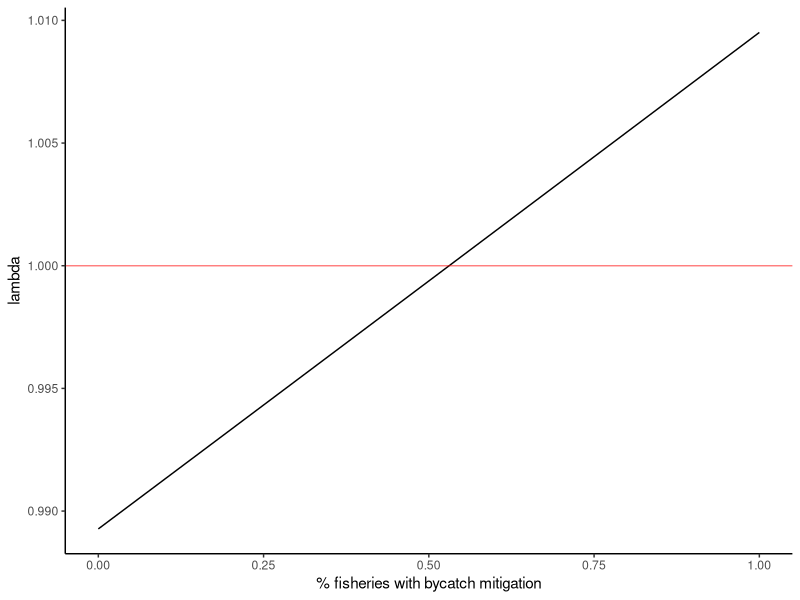
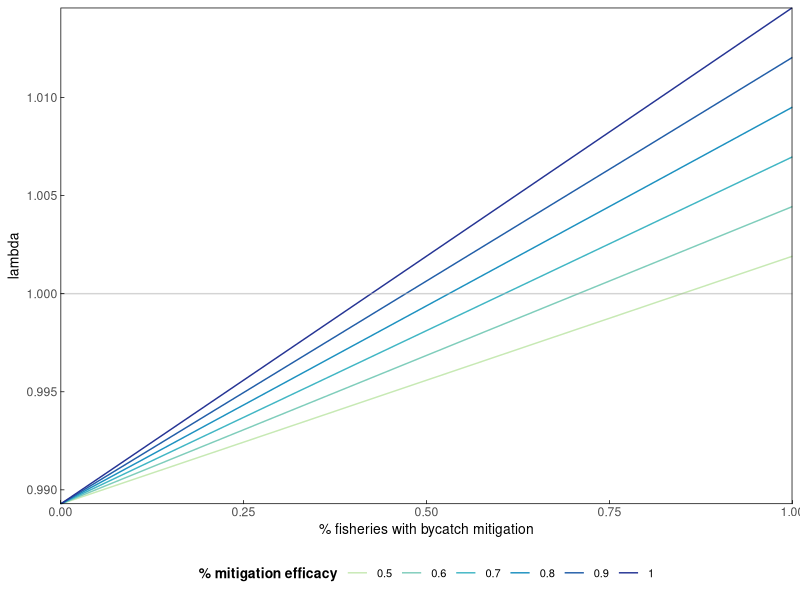
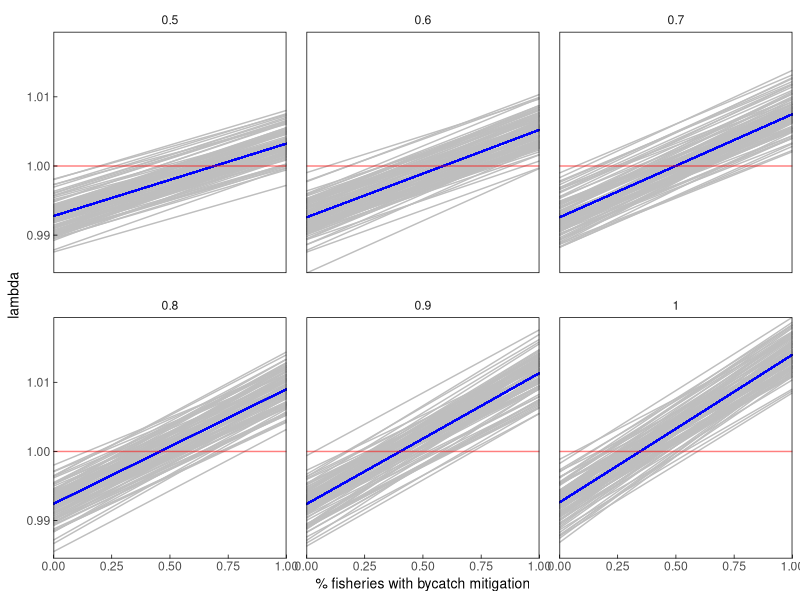

Here is the R script that generated these plots, in order:
## ---- chunk 1
library(here)
library(tidyverse)
library(RColorBrewer)

#set up various plotting themes
themeo <-theme_classic()+
  theme(strip.background = element_blank(),
        panel.grid.major = element_line(colour = "transparent"), 
        panel.grid.minor = element_line(colour = "transparent"),
        axis.line = element_blank(),
        axis.title = element_text(color = "black", size = 10),
          axis.ticks.length=unit(-0.1, "cm"),
        axis.ticks = element_line(color = "black", size = .25),
        axis.ticks.x = element_line(color = "black"),
        axis.ticks.y = element_line(color = "black"),
        panel.border = element_rect(colour = "black", fill=NA, size=.5),
        panel.spacing = unit(1, "lines"),
        legend.position = "bottom",
        legend.title = element_text(colour = "black", size = 10, face = "bold"),
        legend.text = element_text(color = "black", size =8)) #default legend position
## ---- chunk 2
#survival rates - drawn from Weimerskirch 1998
s_c <- 0.64 #chick+ fledgling survival year 0-1
s_cc <- 0.7244736 #conditional chick survival (disregarding parental survival)
s_j <- 0.85 #juvenile survival year 1-3
s_i <- 0.92 #immature survival year 3-7
s_s <- 0.94 #subadult survival year 7-10
s_a <- 0.94 #adult survival year 10+
#males show senescence but femailes don't, so not including it here, though perhaps I should since it impacts breeding success?

#fecundity building blocks
#breeding success - drawn from Weimerskirch 1998 &Rackete 2021
bs_a <- 0.76 #adult breeding success

#breeding probability (biennial breeders) - adult rate drawn from Rackete 2021, subadult downscaled slightly from that
bp_a <- 0.45 #adult breeding probablity (biennial breeding, most breeding by age 10)

c <- 0.5# # of female chicks per year

#fecundity 
f_a <- bs_a*bp_a*c
## ---- chunk 3
#set up age-based matrix based on vital rates
#Age classes (years)  0-1            1-2    2-3    3-4    4-5    5-6    6-7    7-8        8-9        9-10       10+        
m <- matrix(data = c( 0,             0,    0,      0,     0,     0,     0,     0,         0,         0,        s_a*f_a, #0-1
                      s_cc*(s_a^2),  0,    0,      0,     0,     0,     0,     0,         0,         0,         0,       #1-2
                      0,             s_j,  0,      0,     0,     0,     0,     0,         0,         0,         0,       #2-3
                      0,             0,    s_j,    0,     0,     0,     0,     0,         0,         0,         0,       #3-4
                      0,             0,    0,      s_i,   0,     0,     0,     0,         0,         0,         0,       #4-5
                      0,             0,    0,      0,     s_i,   0,     0,     0,         0,         0,         0,       #5-6
                      0,             0,    0,      0,     0,     s_i,   0,     0,         0,         0,         0,       #6-7
                      0,             0,    0,      0,     0,     0,     s_i,   0,         0,         0,         0,       #7-8
                      0,             0,    0,      0,     0,     0,     0,     s_s,       0,         0,         0,       #8-9
                      0,             0,    0,      0,     0,     0,     0,     0,         s_s,       0,         0,       #9-10
                      0,             0,    0,      0,     0,     0,     0,     0,         0,         s_s,       s_a),    #10+
                   nrow = 11, byrow = TRUE) 
m
## ---- chunk 4
#deterministic growth rate (lambda)
#extract eigenvalues and lambda from the matrix 
m_eig <- eigen(m)
lambda <- as.numeric(m_eig$values[1])
lambda # this matches the ideal population growth rate in the table

#Stable state distribution
#extract and scale the right eigenvector 
SSD <- round(as.numeric(m_eig$vectors[,1]/sum(m_eig$vectors[,1])),3)
SSD

#extract reproductive values
RV <- as.numeric(eigen(t(m))$vectors[,1]/eigen(t(m))$vectors[1,1])
RV
## ---- chunk 5
#bycatch mortality rates
# ~25 - 35% of mortality has been attributed to bycatch (Cleeland et al 2021), 
# so I calculated the baseline mortality and divided by 4 (testing 33% now - /3)
m_j <- (1-s_j)/3
m_i <- (1-s_i)/3
m_s <- (1-s_s)/3
m_a <- (1-s_a)/3

mitigation_eff <- 0.8
## ---- chunk 6
bycatch_reductions <- data.frame(reduction = seq(0, 1, by =0.01),
                        lambda = NA)

for(i in 1:nrow(bycatch_reductions)){
  
  n_s_j <- 1-((m_j*(1-(mitigation_eff*bycatch_reductions$reduction[i])))+(m_j*2))
  n_s_i <- 1-((m_i*(1-(mitigation_eff*bycatch_reductions$reduction[i])))+(m_i*2))
  n_s_s <- 1-((m_s*(1-(mitigation_eff*bycatch_reductions$reduction[i])))+(m_s*2))
  n_s_a <- 1-((m_a*(1-(mitigation_eff*bycatch_reductions$reduction[i])))+(m_s*2))
  
  #Age classes (years)    0-1            1-2     2-3     3-4     4-5    5-6    6-7    7-8          8-9          9-10         10+        
  n_m <- matrix(data = c( 0,             0,      0,      0,      0,     0,     0,     0,           0,           0,           n_s_a*f_a, #0-1
                         s_cc*(n_s_a^2), 0,      0,      0,      0,     0,     0,     0,           0,           0,           0,         #1-2
                          0,             n_s_j,  0,      0,      0,     0,     0,     0,           0,           0,           0,         #2-3
                          0,             0,      n_s_j,  0,      0,     0,     0,     0,           0,           0,           0,         #3-4
                          0,             0,      0,      n_s_i,  0,     0,     0,     0,           0,           0,           0,         #4-5
                          0,             0,      0,      0,      n_s_i, 0,     0,     0,           0,           0,           0,         #5-6
                          0,             0,      0,      0,      0,     n_s_i, 0,     0,           0,           0,           0,         #6-7
                          0,             0,      0,      0,      0,     0,     n_s_i, 0,           0,           0,           0,         #7-8
                          0,             0,      0,      0,      0,     0,     0,     n_s_s,       0,           0,           0,         #8-9
                          0,             0,      0,      0,      0,     0,     0,     0,           n_s_s,       0,           0,         #9-10
                          0,             0,      0,      0,      0,     0,     0,     0,           0,           n_s_s,       n_s_a),    #10+
                   nrow = 11, byrow = TRUE) 
  
  
  #extract eigenvalues and lambda from the matrix 
  n_m_eig <- eigen(n_m)
  lambda_n <- as.numeric(n_m_eig$values[1])
  bycatch_reductions$lambda[i] <- lambda_n # this matches the ideal population growth rate in the table

}
## ---- chunk 7
ggplot(bycatch_reductions)+
  geom_line(aes(x=reduction, y=as.numeric(lambda)))+
  geom_hline(aes(yintercept = 1), color = "red", alpha =0.5)+ 
  # geom_vline(aes(xintercept = 0.66), color = "red", alpha =0.5)+
  #  geom_vline(aes(xintercept = 0.33), color = "red", alpha =0.5)+
  labs(x="% fisheries with bycatch mitigation", y="lambda")+
  theme_classic()
## ---- chunk 8
bycatch_reductions2 <- seq(0, 1, by =0.01)
# mitigation_eff_range <- seq(0.45,0.95, by  = 0.01)
mitigation_eff_range <- seq(0.5,1, by  = 0.1)
output <- matrix(nrow = length(bycatch_reductions2), ncol = length(mitigation_eff_range)) %>% as.data.frame() 

for(k in 1:length(mitigation_eff_range)){
  mit_eff <- mitigation_eff_range[k]
  
  for(i in 1:length(bycatch_reductions2)){
  
  n_s_j <- 1-((m_j*(1-(mit_eff*bycatch_reductions2[i])))+(m_j*2))
  n_s_i <- 1-((m_i*(1-(mit_eff*bycatch_reductions2[i])))+(m_i*2))
  n_s_s <- 1-((m_s*(1-(mit_eff*bycatch_reductions2[i])))+(m_s*2))
  n_s_a <- 1-((m_a*(1-(mit_eff*bycatch_reductions2[i])))+(m_s*2))
  
   #Age classes (years)   0-1            1-2     2-3     3-4     4-5    5-6    6-7    7-8          8-9          9-10         10+        
  n_m <- matrix(data = c( 0,             0,      0,      0,      0,     0,     0,     0,           0,           0,           n_s_a*f_a, #0-1
                         s_cc*(n_s_a^2), 0,      0,      0,      0,     0,     0,     0,           0,           0,           0,         #1-2
                          0,             n_s_j,  0,      0,      0,     0,     0,     0,           0,           0,           0,         #2-3
                          0,             0,      n_s_j,  0,      0,     0,     0,     0,           0,           0,           0,         #3-4
                          0,             0,      0,      n_s_i,  0,     0,     0,     0,           0,           0,           0,         #4-5
                          0,             0,      0,      0,      n_s_i, 0,     0,     0,           0,           0,           0,         #5-6
                          0,             0,      0,      0,      0,     n_s_i, 0,     0,           0,           0,           0,         #6-7
                          0,             0,      0,      0,      0,     0,     n_s_i, 0,           0,           0,           0,         #7-8
                          0,             0,      0,      0,      0,     0,     0,     n_s_s,       0,           0,           0,         #8-9
                          0,             0,      0,      0,      0,     0,     0,     0,           n_s_s,       0,           0,         #9-10
                          0,             0,      0,      0,      0,     0,     0,     0,           0,           n_s_s,       n_s_a),    #10+
                   nrow = 11, byrow = TRUE) 
  
  #extract eigenvalues and lambda from the matrix 
  n_m_eig <- eigen(n_m)
  lambda_n <- as.numeric(n_m_eig$values[1])
  output[i,k] <- lambda_n # this matches the ideal population growth rate in the table

}
}

## ---- chunk 9

# oldnames = c("V1","V2","V3","V4" ,"V5" , "V6" , "V7"  ,"V8" , "V9" , "V10", "V11" ,"V12", "V13" ,"V14" ,"V15" ,"V16" ,"V17" ,"V18" ,"V19" ,"V20" ,"V21" ,"V22" ,"V23", "V24" ,"V25", "V26" ,"V27" ,"V28" ,"V29", "V30" ,"V31" ,"V32", "V33", "V34", "V35" ,"V36", "V37", "V38", "V39" ,"V40" ,"V41" ,"V42" ,"V43", "V44" ,"V45" ,"V46" ,"V47" ,"V48", "V49", "V50" ,"V51")
# newnames = c("0.45", "0.46", "0.47", "0.48", "0.49", "0.50", "0.51" ,"0.52" ,"0.53" ,"0.54" ,"0.55", "0.56" ,"0.57" ,"0.58" ,"0.59" ,"0.60" ,"0.61", "0.62", "0.63" ,"0.64" ,"0.65" ,"0.66" ,"0.67" ,"0.68" ,"0.69" ,"0.70", "0.71" ,"0.72", "0.73", "0.74", "0.75" ,"0.76" ,"0.77" ,"0.78" ,"0.79", "0.80" ,"0.81" ,"0.82" ,"0.83" ,"0.84", "0.85", "0.86", "0.87", "0.88" ,"0.89", "0.90", "0.91" ,"0.92", "0.93", "0.94" ,"0.95")

oldnames = c("V1","V2","V3","V4" ,"V5", "V6")
newnames = c("0.5", "0.6", "0.7", "0.8", "0.9", "1")

output<- output %>% 
  rename_with(~ newnames[which(oldnames == .x)], .cols = oldnames)

output$bycatch_reductions <- bycatch_reductions2

output_l <- output %>% 
  pivot_longer(cols = !bycatch_reductions,names_to = "mit_eff", values_to = "lambda")

output_l$mit_eff <- as.numeric(output_l$mit_eff)
## ---- chunk 10
ggplot(output_l)+
  geom_line(aes(x=bycatch_reductions, y=lambda, group = factor(mit_eff), color = factor(mit_eff)))+
   geom_hline(aes(yintercept = 1), color = "darkgrey", alpha =0.5)+ 
  # geom_vline(aes(xintercept = 0.66), color = "red", alpha =0.5)+
  #  geom_vline(aes(xintercept = 0.33), color = "red", alpha =0.5)+
  labs(x="% fisheries with bycatch mitigation", y="lambda", color = "% mitigation efficacy")+
  themeo+
  guides(colour = guide_legend(nrow = 1))+
  coord_cartesian(expand=FALSE)+
  scale_color_manual(values=c("#c7e9b4", "#7fcdbb", "#41b6c4", "#1d91c0", "#225ea8", "#253494"))
## ---- chunk 11

#set mean, CI for each vital rate, use these to pull VR rates within beta distribution
#s_c2
s_c2mean <-0.64
s_c2upper_CI <- 0.65
s_c2lower_CI <- 0.63
  
s_c2SE <- (s_c2upper_CI - s_c2lower_CI) / 3.92

s_c2var <- s_c2SE^2

s_c2alpha = s_c2mean * ((1 - s_c2mean) / s_c2var - 1 / s_c2mean)
s_c2beta = (1 - s_c2mean) * ((1 -s_c2mean) /s_c2var - 1 / (1 - s_c2mean))

#s_j2
s_j2mean <-0.825
s_j2upper_CI <- 0.85
s_j2lower_CI <- 0.8
  
s_j2SE <- (s_j2upper_CI - s_j2lower_CI) / 3.92

s_j2var <- s_j2SE^2

s_j2alpha = s_j2mean * ((1 - s_j2mean) / s_j2var - 1 / s_j2mean)
s_j2beta = (1 - s_j2mean) * ((1 -s_j2mean) /s_j2var - 1 / (1 - s_j2mean))

# s_i2
 s_i2mean <-0.925
 s_i2upper_CI <- 0.94
 s_i2lower_CI <- 0.91
  
 s_i2SE <- ( s_i2upper_CI -  s_i2lower_CI) / 3.92

 s_i2var <-  s_i2SE^2

 s_i2alpha =  s_i2mean * ((1 -  s_i2mean) /  s_i2var - 1 /  s_i2mean)
 s_i2beta = (1 -  s_i2mean) * ((1 - s_i2mean) / s_i2var - 1 / (1 -  s_i2mean))
 
# s_s2
 s_s2mean <-0.944
 s_s2upper_CI <- 0.95
 s_s2lower_CI <- 0.94
  
 s_s2SE <- ( s_s2upper_CI -  s_s2lower_CI) / 3.92

 s_s2var <-  s_s2SE^2

 s_s2alpha =  s_s2mean * ((1 -  s_s2mean) /  s_s2var - 1 /  s_s2mean)
 s_s2beta = (1 -  s_s2mean) * ((1 - s_s2mean) / s_s2var - 1 / (1 -  s_s2mean))
 
 # s_a2
 s_a2mean <-0.945
 s_a2upper_CI <- 0.95
 s_a2lower_CI <- 0.94
  
 s_a2SE <- ( s_a2upper_CI -  s_a2lower_CI) / 3.92

 s_a2var <-  s_a2SE^2

 s_a2alpha =  s_a2mean * ((1 -  s_a2mean) /  s_a2var - 1 /  s_a2mean)
 s_a2beta = (1 -  s_a2mean) * ((1 - s_a2mean) / s_a2var - 1 / (1 -  s_a2mean))

 
  # bs_a2
 bs_a2mean <-0.74
 bs_a2upper_CI <- 0.8
 bs_a2lower_CI <- 0.68
  
 bs_a2SE <- ( bs_a2upper_CI -  bs_a2lower_CI) / 3.92

 bs_a2var <-  bs_a2SE^2

 bs_a2alpha =  bs_a2mean * ((1 -  bs_a2mean) /  bs_a2var - 1 /  bs_a2mean)
 bs_a2beta = (1 -  bs_a2mean) * ((1 - bs_a2mean) / bs_a2var - 1 / (1 -  bs_a2mean))
 
 
   # bp_a2
 bp_a2mean <-0.55
 bp_a2upper_CI <- 0.7
 bp_a2lower_CI <- 0.4
  
 bp_a2SE <- ( bp_a2upper_CI -  bp_a2lower_CI) / 3.92

 bp_a2var <-  bp_a2SE^2

 bp_a2alpha =  bp_a2mean * ((1 -  bp_a2mean) /  bp_a2var - 1 /  bp_a2mean)
 bp_a2beta = (1 -  bp_a2mean) * ((1 - bp_a2mean) / bp_a2var - 1 / (1 -  bp_a2mean))
## ---- chunk 12
 
 #full_output = matrix(nrow = length(bycatch_reductions2)*length(mitigation_eff_range), ncol = length(sims)) %>% as.data.frame() 
full_output <- vector("list", 6)
bycatch_reductions2 <- seq(0, 1, by =0.01)
mitigation_eff_range <- seq(0.5,1, by  = 0.1)
sims = 1:100



for(k in 1:length(mitigation_eff_range)){
  mit_eff <- mitigation_eff_range[k]
  
  output2 <- matrix(nrow = length(bycatch_reductions2), ncol = length(sims)) %>% as.data.frame() 
  
for(j in 1:length(sims)){
    
    s_c2 <- random_values <- rbeta(n = 1, shape1 = s_c2alpha, shape2 = s_c2beta) #chick+ fledgling survival year 0-1 - 0.64 
    s_j2 <- random_values <- rbeta(n = 1, shape1 = s_j2alpha, shape2 = s_j2beta)#juvenile survival year 1-3 -  0.8 
    s_i2 <- random_values <- rbeta(n = 1, shape1 = s_i2alpha, shape2 = s_i2beta) #immature survival year 3-7 -  0.92
    s_s2 <- random_values <- rbeta(n = 1, shape1 = s_s2alpha, shape2 = s_s2beta) #subadult survival year 7-10 - 0.94
    s_a2 <- random_values <- rbeta(n = 1, shape1 = s_a2alpha, shape2 = s_a2beta) #adult survival year 10+ - 0.94

    bs_a2 <- random_values <- rbeta(n = 1, shape1 = bs_a2alpha, shape2 = bs_a2beta) #adult breeding success - 0.8 
    bp_a2 <- random_values <- rbeta(n = 1, shape1 = bp_a2alpha, shape2 = bp_a2beta)  #adult breeding probablity (biennial breeding, most breeding by age 10) - 0.45
    c2 <- 0.5# # of female chicks per year
    f_a2 <- bs_a*bp_a*c #fecundity
  
    w2 <- sample(seq(0.4,0.5, by =0.01), size=1, replace = TRUE)
    w42 <- 1
    
    which1 <- as.numeric(sample(c(3,4), size=1, replace = TRUE))  #select whether to partition mortality into 3 sections (33% = bycatch) or 4 (25%=bycatch)
    m_j2 <- (1-s_j2)/which1 # divide total mortality by 3 or 4 to get bycatch mortality
    o_m_j2 <- m_j2*(which1-1) #multiply bycatch by 1-(3 or 4) to get non-bycatch mortality

    which2 <- as.numeric(sample(c(3,4), size=1, replace = TRUE))
    m_i2 <- (1-s_i2)/which2
    o_m_i2 <- m_i2*(which2-1)

    which3 <- as.numeric(sample(c(3,4), size=1, replace = TRUE))
    m_s2 <- (1-s_s2)/which3
    o_m_s2 <- m_s2*(which3-1)

    which4 <- as.numeric(sample(c(3,4), size=1, replace = TRUE))
    m_a2 <- (1-s_a2)/which4
    o_m_a2 <- m_a2*(which4-1)
    
    
for(i in 1:length(bycatch_reductions2)){
  
  #calculate new survival rates = 1-(bycatch mortality*(1-efficacy of intervention action * proportion of fishery implementing intervention actions))+mortality remainder)
  n_s_j2 <- 1-((m_j2*(1-(mit_eff*bycatch_reductions2[i])))+(o_m_j2))
  n_s_i2 <- 1-((m_i2*(1-(mit_eff*bycatch_reductions2[i])))+(o_m_i2))
  n_s_s2 <- 1-((m_s2*(1-(mit_eff*bycatch_reductions2[i])))+(o_m_s2))
  n_s_a2 <- 1-((m_a2*(1-(mit_eff*bycatch_reductions2[i])))+(o_m_a2))
  
  #Age classes (years)     0-1              1-2     2-3     3-4     4-5    5-6    6-7    7-8          8-9          9-10         10+        
  n_m2 <- matrix(data = c( 0,               0,      0,      0,      0,     0,     0,     0,           0,           0,           n_s_a2*f_a, #0-1
                           s_cc*(n_s_a2^2), 0,      0,      0,      0,     0,     0,     0,           0,           0,           0,         #1-2
                           0,               n_s_j2, 0,      0,      0,     0,     0,     0,           0,           0,           0,         #2-3
                           0,               0,      n_s_j2, 0,      0,     0,     0,     0,           0,           0,           0,         #3-4
                           0,               0,      0,      n_s_i2, 0,     0,     0,     0,           0,           0,           0,         #4-5
                           0,               0,      0,      0,      n_s_i2,0,     0,     0,           0,           0,           0,         #5-6
                           0,               0,      0,      0,      0,     n_s_i2,0,     0,           0,           0,           0,         #6-7
                           0,               0,      0,      0,      0,     0,     n_s_i2,0,           0,           0,           0,         #7-8
                           0,               0,      0,      0,      0,     0,     0,     n_s_s2,      0,           0,           0,         #8-9
                           0,               0,      0,      0,      0,     0,     0,     0,           n_s_s2,      0,           0,         #9-10
                           0,               0,      0,      0,      0,     0,     0,     0,           0,           n_s_s2,      n_s_a2),    #10+
                   nrow = 11, byrow = TRUE) 
  
  #extract eigenvalues and lambda from the matrix 
  n_m_eig2 <- eigen(n_m2)
  lambda_n2 <- as.numeric(n_m_eig2$values[1])
  output2[i,j] <- lambda_n2 # this matches the ideal population growth rate in the table
  output2 <- as.data.frame(output2)
  output2$mitigation_efficacy <- mit_eff
  output2$bycatch_reduction <- bycatch_reductions2
    
 full_output[[k]] <- output2

}
}
}

full_output[[1]]

# sim_results <- full_output[[1]]
# sim_results$quantile5 <-  apply(sim_results[1:100], 1, quantile, (probs =c(0.05)))
# sim_results$quantile95 <-  apply(sim_results[1:100], 1, quantile, (probs =c(0.95)))
## ---- chunk 13
mitigation_eff_range #0.5 0.6 0.7 0.8 0.9 1.0

mit05_l <- full_output[[1]] %>% 
  pivot_longer(cols = starts_with("V"), names_to = "simrun", values_to = "lambda")
mit06_l <- full_output[[2]] %>% 
  pivot_longer(cols = starts_with("V"), names_to = "simrun", values_to = "lambda")
mit07_l <- full_output[[3]] %>% 
  pivot_longer(cols = starts_with("V"), names_to = "simrun", values_to = "lambda")
mit08_l <- full_output[[4]] %>% 
  pivot_longer(cols = starts_with("V"), names_to = "simrun", values_to = "lambda")
mit09_l <- full_output[[5]] %>% 
  pivot_longer(cols = starts_with("V"), names_to = "simrun", values_to = "lambda")
mit1_l <- full_output[[6]] %>% 
  pivot_longer(cols = starts_with("V"), names_to = "simrun", values_to = "lambda")

fulldat <- rbind(mit05_l,mit06_l,mit07_l,mit08_l,mit09_l,mit1_l)
fulldat$mitsim <- paste(fulldat$mitigation_efficacy, fulldat$simrun)

mit05 <- full_output[[1]] 
mit06 <- full_output[[2]] 
mit07 <- full_output[[3]] 
mit08 <- full_output[[4]] 
mit09 <- full_output[[5]] 
mit1 <- full_output[[6]] 

full_dat_w <- rbind(mit05,mit06,mit07,mit08,mit09,mit1)
full_dat_w$quantile5 <-  apply(full_dat_w[1:100], 1, quantile, (probs =c(0.05)))
full_dat_w$quantile95 <-  apply(full_dat_w[1:100], 1, quantile, (probs =c(0.95)))
full_dat_w$mitsim <- paste(full_dat_w$mitigation_efficacy, full_dat_w$simrun)

## ---- chunk 14

output_l$mitigation_efficacy <- output_l$mit_eff
fulldat <- fulldat %>% group_by(mitigation_efficacy, bycatch_reduction) %>% mutate(mean_lambda = mean(lambda)) %>% ungroup()

ggplot(fulldat)+
  geom_line(aes(x=bycatch_reduction, y=lambda, group = simrun), color = "grey")+
    geom_line(aes(x=bycatch_reduction, y=mean_lambda, group = simrun), color = "blue")+
  #geom_line(data = output_l, aes(x=bycatch_reductions, y=lambda))+
   geom_hline(aes(yintercept = 1), color = "red", alpha =0.5)+ 
  # geom_vline(aes(xintercept = 0.66), color = "red", alpha =0.5)+
  #  geom_vline(aes(xintercept = 0.33), color = "red", alpha =0.5)+
  labs(x="% fisheries with bycatch mitigation", y="lambda")+
  facet_wrap(~mitigation_efficacy)+
  themeo+
  coord_cartesian(expand=FALSE)


## ---- chunk 15
fig2_nowidowing <- ggplot(full_dat_w)+
  geom_line(aes(x=bycatch_reduction, y=quantile5), color = "grey")+
   geom_line(aes(x=bycatch_reduction, y=quantile95), color = "grey")+
     geom_ribbon(aes(x=bycatch_reduction, ymin=quantile5, ymax=quantile95), color = "lightgrey", alpha =0.25)+
   geom_line(data = fulldat, aes(x=bycatch_reduction, y=mean_lambda, group = simrun), color = "blue")+
   # geom_line(data = output_l, aes(x=bycatch_reductions, y=lambda))+
   geom_hline(aes(yintercept = 1), color = "red", alpha =0.5)+ 
  # geom_vline(aes(xintercept = 0.66), color = "red", alpha =0.5)+
  #  geom_vline(aes(xintercept = 0.33), color = "red", alpha =0.5)+
  labs(x="% fisheries with bycatch mitigation", y="lambda")+
  facet_wrap(~mitigation_efficacy)+
  themeo+
  coord_cartesian(expand=FALSE)


 # ggsave(fig2_nowidowing, path ="/Users/sarahbecker/Dropbox/CU_ENVS/Classes/Spring2022/ENVS_5100_QuantConsBiol/project/w_albatross_demo_wd",   file="fig2_nowidowing.png")
## ---- chunk 16
fig2_nowidowingb <- ggplot(full_dat_w)+
  geom_line(aes(x=bycatch_reduction, y=quantile5), color = "grey")+
   geom_line(aes(x=bycatch_reduction, y=quantile95), color = "grey")+
     geom_ribbon(aes(x=bycatch_reduction, ymin=quantile5, ymax=quantile95,color = factor(mitigation_efficacy),fill  = factor(mitigation_efficacy)), alpha =0.25)+
  geom_line(data = fulldat, aes(x=bycatch_reduction, y=mean_lambda, group = simrun), color = "blue")+
   # geom_line(data = output_l, aes(x=bycatch_reductions, y=lambda))+
   geom_hline(aes(yintercept = 1), color = "#525252", alpha =0.5)+ 
  # geom_vline(aes(xintercept = 0.66), color = "red", alpha =0.5)+
  #  geom_vline(aes(xintercept = 0.33), color = "red", alpha =0.5)+
  labs(x="% fisheries with bycatch mitigation", y="lambda", fill = "mitigation efficacy", color = "mitigation efficacy")+
   geom_vline(aes(xintercept = 0.66), color = "#a50f15", alpha =0.5)+
    # geom_vline(aes(xintercept = 0.6), color = "#a50f15", alpha =0.25)+
    # geom_vline(aes(xintercept = 0.72), color = "#a50f15", alpha =0.25)+
  facet_wrap(~mitigation_efficacy, nrow =1)+
  themeo+
  guides(colour = guide_legend(nrow = 1))+
  coord_cartesian(expand=FALSE)+
  scale_x_continuous(breaks = c(0, 0.25, 0.5, 0.75, 1), labels=(c("0", "0.25", "0.5", "0.75", "1")))+
  scale_color_manual(values=c("#c7e9b4", "#7fcdbb", "#41b6c4", "#1d91c0", "#225ea8", "#253494"))+
  scale_fill_manual(values=c("#c7e9b4", "#7fcdbb", "#41b6c4", "#1d91c0", "#225ea8", "#253494"))

# ggsave(fig2_nowidowingb, path ="/Users/sarahbecker/Dropbox/CU_ENVS/Classes/Spring2022/ENVS_5100_QuantConsBiol/project/w_albatross_demo_wd",  file="fig2_nowidowingb.png", width = 14, height = 3.5, units = "in")
## ---- chunk 17
 fig2_nowidowingc <- ggplot(full_dat_w)+
  geom_line(aes(x=bycatch_reduction, y=quantile5), color = "grey")+
   geom_line(aes(x=bycatch_reduction, y=quantile95), color = "grey")+
     geom_ribbon(aes(x=bycatch_reduction, ymin=quantile5, ymax=quantile95,color = factor(mitigation_efficacy),fill  = factor(mitigation_efficacy)), alpha =0.25)+
    #geom_line(data = output_l, aes(x=bycatch_reductions, y=lambda))+
    geom_line(data = fulldat, aes(x=bycatch_reduction, y=mean_lambda, group = simrun), color = "blue")+
   geom_hline(aes(yintercept = 1), color = "#525252", alpha =0.5)+ 
  # geom_vline(aes(xintercept = 0.66), color = "red", alpha =0.5)+
  #  geom_vline(aes(xintercept = 0.33), color = "red", alpha =0.5)+
  labs(x="% fisheries with bycatch mitigation", y="lambda")+
  facet_wrap(~mitigation_efficacy, nrow = 1)+
  themeo+
  guides(colour = guide_legend(nrow = 1))+
  coord_cartesian(expand=FALSE)+
  scale_color_manual(values=c("#c7e9b4", "#7fcdbb", "#41b6c4", "#1d91c0", "#225ea8", "#253494"))+
  scale_fill_manual(values=c("#c7e9b4", "#7fcdbb", "#41b6c4", "#1d91c0", "#225ea8", "#253494"))

# ggsave(fig2_nowidowingc, path ="/Users/sarahbecker/Dropbox/CU_ENVS/Classes/Spring2022/ENVS_5100_QuantConsBiol/project/w_albatross_demo_wd", file="fig2_nowidowingc.png",width = 14, height = 3.5, units = "in")
## ---- chunk 18
 
  fig2_nowidowingd <- ggplot(full_dat_w)+
  geom_line(aes(x=bycatch_reduction, y=quantile5), color = "grey")+
   geom_line(aes(x=bycatch_reduction, y=quantile95), color = "grey")+
     geom_ribbon(aes(x=bycatch_reduction, ymin=quantile5, ymax=quantile95,color = factor(mitigation_efficacy),fill  = factor(mitigation_efficacy)), alpha =0.25)+
  #  geom_line(data = output_l, aes(x=bycatch_reductions, y=lambda))+
      geom_line(data = fulldat, aes(x=bycatch_reduction, y=mean_lambda, group = simrun), color = "blue")+
   geom_hline(aes(yintercept = 1), color = "#525252", alpha =0.5)+ 
  # geom_vline(aes(xintercept = 0.66), color = "red", alpha =0.5)+
  #  geom_vline(aes(xintercept = 0.33), color = "red", alpha =0.5)+
  labs(x="% fisheries with bycatch mitigation", y="lambda", color = "mitigation efficacy")+
    geom_vline(aes(xintercept = 0.33), color = "#a50f15", alpha =0.5)+
  facet_wrap(~mitigation_efficacy, nrow = 1)+
  themeo+
  guides(colour = guide_legend(nrow = 1))+
  coord_cartesian(expand=FALSE)+
  scale_color_manual(values=c("#c7e9b4", "#7fcdbb", "#41b6c4", "#1d91c0", "#225ea8", "#253494"))+
  scale_fill_manual(values=c("#c7e9b4", "#7fcdbb", "#41b6c4", "#1d91c0", "#225ea8", "#253494"))

 #ggsave(fig2_nowidowingd, path ="/Users/sarahbecker/Dropbox/CU_ENVS/Classes/Spring2022/ENVS_5100_QuantConsBiol/project/w_albatross_demo_wd",   file="fig2_nowidowingd.png",width = 14, height = 3.5, units = "in")
## ---- chunk 19
fig1_nowidowing <- ggplot(full_dat_w)+
  #geom_line(aes(x=bycatch_reduction, y=lambda, group = mitsim), color = "grey", alpha =0.25)+
  #  geom_line(aes(x=bycatch_reduction, y=quantile5, group = mitsim, color = factor(mitigation_efficacy)), alpha =0.25)+
  # geom_line(aes(x=bycatch_reduction, y=quantile95, group = mitsim, color = factor(mitigation_efficacy)), alpha =0.25)+
   geom_ribbon(aes(x=bycatch_reduction, ymin=quantile5, ymax=quantile95, color = factor(mitigation_efficacy),fill  = factor(mitigation_efficacy)), alpha =0.25)+
  geom_line(data = bycatch_reductions, aes(x=reduction, y=as.numeric(lambda)))+
  geom_hline(aes(yintercept = 1), color = "#525252")+ 
  labs(x="% fisheries with bycatch mitigation", y="lambda", color = "mitigation efficacy", fill = "mitigation efficacy")+
  themeo+
  guides(colour = guide_legend(nrow = 1))+
  coord_cartesian(expand=FALSE)+
  scale_color_manual(values=c("#c7e9b4", "#7fcdbb", "#41b6c4", "#1d91c0", "#225ea8", "#253494"))+
  scale_fill_manual(values=c("#c7e9b4", "#7fcdbb", "#41b6c4", "#1d91c0", "#225ea8", "#253494"))


 #ggsave(fig1_nowidowing, path ="/Users/sarahbecker/Dropbox/CU_ENVS/Classes/Spring2022/ENVS_5100_QuantConsBiol/project/w_albatross_demo_wd",   file="fig1_nowidowing.png")

## ---- chunk 20
fig1_nowidowing_illegal <- ggplot(full_dat_w)+
  #geom_line(aes(x=bycatch_reduction, y=lambda, group = mitsim), color = "grey", alpha =0.25)+
  #  geom_line(aes(x=bycatch_reduction, y=quantile5, group = mitsim, color = factor(mitigation_efficacy)), alpha =0.25)+
  # geom_line(aes(x=bycatch_reduction, y=quantile95, group = mitsim, color = factor(mitigation_efficacy)), alpha =0.25)+
   geom_ribbon(aes(x=bycatch_reduction, ymin=quantile5, ymax=quantile95, color = factor(mitigation_efficacy),fill  = factor(mitigation_efficacy)), alpha =0.25)+
  geom_line(data = bycatch_reductions, aes(x=reduction, y=as.numeric(lambda)))+
  geom_hline(aes(yintercept = 1), color = "#525252")+ 
  geom_vline(aes(xintercept = 0.34), color = "#a50f15", alpha =0.5)+
    geom_vline(aes(xintercept = 0.28), color = "#a50f15", alpha =0.25)+
    geom_vline(aes(xintercept = 0.40), color = "#a50f15", alpha =0.25)+
   # geom_vline(aes(xintercept = 0.66), color = "#a50f15", alpha =0.5)+
   #  geom_vline(aes(xintercept = 0.6), color = "#a50f15", alpha =0.25)+
   #  geom_vline(aes(xintercept = 0.72), color = "#a50f15", alpha =0.25)+
  labs(x="% fisheries with bycatch mitigation", y="lambda", color = "mitigation efficacy", fill = "mitigation efficacy")+
  themeo+
  guides(colour = guide_legend(nrow = 1))+
  coord_cartesian(expand=FALSE)+
  scale_color_manual(values=c("#c7e9b4", "#7fcdbb", "#41b6c4", "#1d91c0", "#225ea8", "#253494"))+
  scale_fill_manual(values=c("#c7e9b4", "#7fcdbb", "#41b6c4", "#1d91c0", "#225ea8", "#253494"))

#ggsave(fig1_nowidowing_illegal, path ="/Users/sarahbecker/Dropbox/CU_ENVS/Classes/Spring2022/ENVS_5100_QuantConsBiol/project/w_albatross_demo_wd",  file="fig1_nowidowing_illegal.png")
## ---- chunk 21
fig1_nowidowing_legal <- ggplot(full_dat_w)+
  #geom_line(aes(x=bycatch_reduction, y=lambda, group = mitsim), color = "grey", alpha =0.25)+
  #  geom_line(aes(x=bycatch_reduction, y=quantile5, group = mitsim, color = factor(mitigation_efficacy)), alpha =0.25)+
  # geom_line(aes(x=bycatch_reduction, y=quantile95, group = mitsim, color = factor(mitigation_efficacy)), alpha =0.25)+
   geom_ribbon(aes(x=bycatch_reduction, ymin=quantile5, ymax=quantile95, color = factor(mitigation_efficacy),fill  = factor(mitigation_efficacy)), alpha =0.25)+
  geom_line(data = bycatch_reductions, aes(x=reduction, y=as.numeric(lambda)))+
  geom_hline(aes(yintercept = 1), color = "#525252")+ 
  # geom_vline(aes(xintercept = 0.34), color = "#a50f15", alpha =0.5)+
  #   geom_vline(aes(xintercept = 0.28), color = "#a50f15", alpha =0.25)+
  #   geom_vline(aes(xintercept = 0.40), color = "#a50f15", alpha =0.25)+
   geom_vline(aes(xintercept = 0.66), color = "#a50f15", alpha =0.5)+
    geom_vline(aes(xintercept = 0.6), color = "#a50f15", alpha =0.25)+
    geom_vline(aes(xintercept = 0.72), color = "#a50f15", alpha =0.25)+
  labs(x="% fisheries with bycatch mitigation", y="lambda", color = "mitigation efficacy", fill = "mitigation efficacy")+
  themeo+
  guides(colour = guide_legend(nrow = 1))+
  coord_cartesian(expand=FALSE)+
  scale_color_manual(values=c("#c7e9b4", "#7fcdbb", "#41b6c4", "#1d91c0", "#225ea8", "#253494"))+
  scale_fill_manual(values=c("#c7e9b4", "#7fcdbb", "#41b6c4", "#1d91c0", "#225ea8", "#253494"))


#ggsave(fig1_nowidowing_legal, path ="/Users/sarahbecker/Dropbox/CU_ENVS/Classes/Spring2022/ENVS_5100_QuantConsBiol/project/w_albatross_demo_wd",  file="fig1_nowidowing_legal.png")
